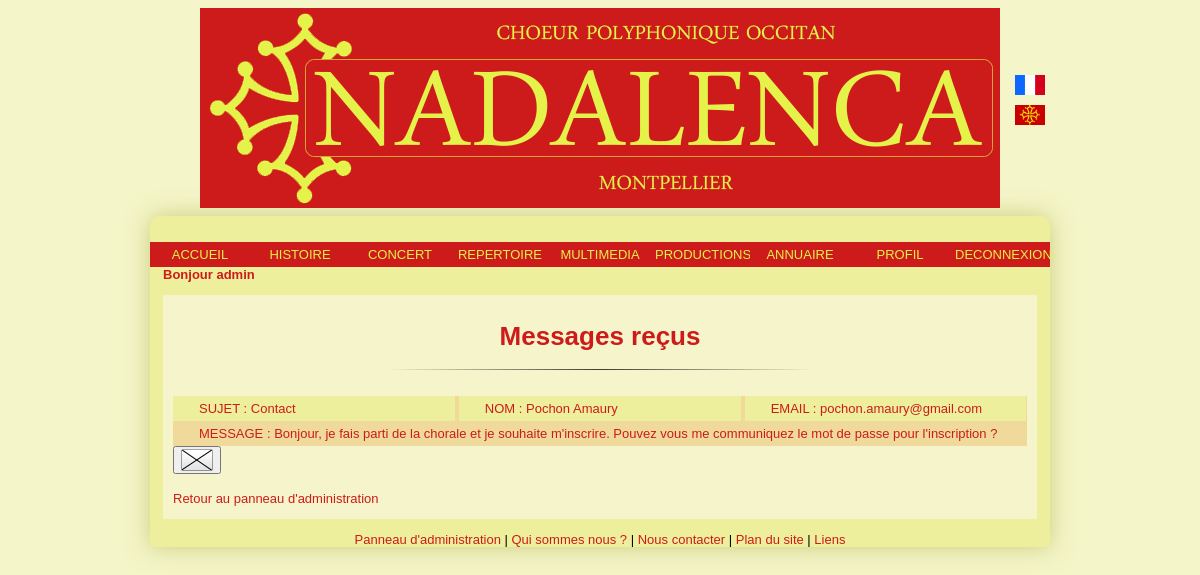
Page /Controleur/controlMessagesrecus.php (signed in) on the earlier database version.
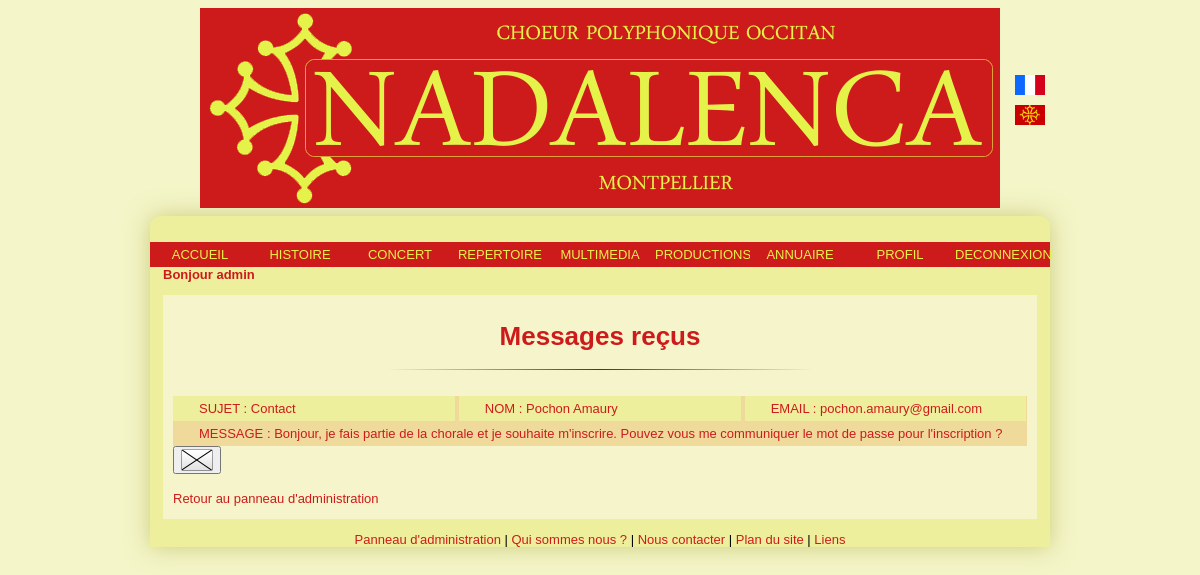
Same page on the later database version.
### tables this page shows
CREATE TABLE IF NOT EXISTS `utilisateur` (
  `id` int(11) NOT NULL AUTO_INCREMENT,
  `nom` varchar(255) NOT NULL,
  `prenom` varchar(255) NOT NULL,
  `email` varchar(255) NOT NULL,
  `mdp` varchar(255) NOT NULL,
  `statut` varchar(255) NOT NULL,
  `admin` tinyint(1) NOT NULL,
  `adresseP` varchar(255) NOT NULL,
  `codeP` varchar(255) NOT NULL,
  `ville` varchar(255) NOT NULL,
  `numtelF` varchar(14) NOT NULL,
  `numtelM` varchar(14) NOT NULL,
  `voix` varchar(255) NOT NULL,
  PRIMARY KEY (`id`),
  UNIQUE KEY `id` (`id`)
);

CREATE TABLE IF NOT EXISTS `message` (
  `idM` int(11) NOT NULL AUTO_INCREMENT,
  `nomM` varchar(255) NOT NULL,
  `prenomM` varchar(255) NOT NULL,
  `emailM` varchar(255) NOT NULL,
  `sujetM` varchar(255) NOT NULL,
  `messageM` varchar(255) NOT NULL,
  `dateM` varchar(30) NOT NULL,
  PRIMARY KEY (`idM`)
);

### Modele/Utilisateur.php (called while the page is built, shortened)
<?php
class Utilisateur
{
	private $prenom;
	public function getPrenom()
	{
		return $this->prenom;
	}
	public function __construct ($id, $nom, $prenom, $email, $mdp, $statut, $admin, $adresseP, $codeP, $ville, $numtelF, $numtelM, $voix)
	{
		$this->prenom = $prenom;
	}
	public static function getUtilisateurByEmail($email)
	{
		$req = "SELECT * FROM utilisateur WHERE email='$email'";
		$res = mysql_query($req) or die ("Erreur insertion : Classe Utilisateur / Fonction getUtilisateurByEmail ");
		$tuple = mysql_fetch_array($res);
		return new Utilisateur($tuple['id'], $tuple['nom'], $tuple['prenom'], $email, $tuple['mdp'], $tuple['statut'], $tuple['admin'], $tuple['adresseP'], $tuple['codeP'], $tuple['ville'], $tuple['numtelF'], $tuple['numtelM'], $tuple['voix']);
	}
}
?>

### Vue/viewMessagesrecus2.php (the view)
<h1>Messages reçus</h1>
<hr />
<?php
include("../Modele/Message.php");
	while ($tuple = mysql_fetch_array($res))
	{
$i = $tuple['idM'];?>
		<div class="container_message">
			<div class="gauche_message">
				<p>SUJET : <?php echo "$tuple[sujetM]"; ?></p>
			</div>
			<div class="milieu_message">
				<p>NOM : <?php echo "$tuple[nomM] $tuple[prenomM]"; ?></p>
			</div>
			<div class="droite_message">
				<p>EMAIL : <?php echo "$tuple[emailM]"; ?></p>
			</div>
			<div class="dessous_message">
				<p>MESSAGE : <?php echo "$tuple[messageM]"; ?></p>
			</div>
			<div class="suppr_message">
			<?php echo "<td><button type=" . " \"button\" " . "onclick= \"verif($i)\" " . "><img src='../Images/remove.png'  alt='Image Suppression Message'/>
        </button></td></tr>";?>
			</div>
		</div>
		<br/>
<?php
	}
		?>
	<br />
	<a href="../Controleur/controlAdministrateur.php">Retour au panneau d'administration</a>

### Controleur/controlMessagesrecus.php (shortened to what this page needs)
<!DOCTYPE html>
<html>
	<head>
		<link rel="stylesheet" href="../style.css" />
</head>
<?php
	include("./menu.php");
	$req="SELECT * from message order by dateM ASC ";
	$res =mysql_query($req);
	if(isset($_SESSION['login']) && isset($_SESSION['admin']) && $_SESSION['admin'] != 0)
	{
		include("../Vue/viewMessagesrecus2.php");
	}
	else
	{
		include("../Vue/viewErrorCoAdmin.php");
	}
	include("./footer.php");
?>

### Controleur/menu.php (shortened to what this page needs)
	<body>
	<div id="page">
		<div id="banniere">
			<img src="../Images/banniere_nada.png" alt="banniere" title="Association Polyphonique Nadalenca de Montpellier"/>
			<ul id="drapeau">
				<li><a href="./controlAccueil.php"><img src="../Images/drapfr.png" title="Site de l'Association Nadalenca en français" alt="drapeau_fr"/></a></li>
				<li><a href="#"><img src="../Images/drapoc.png" title="Site de l'Association Nadalenca en occitan" alt="occitan_fr"/></a></li>
			</ul>
		</div>
		<div id="corps">
<?php
	include("../Modele/Utilisateur.php");
	if(isset($_SESSION['login']))
	{
		$email = $_SESSION['login'];
		$profil = Utilisateur::getUtilisateurByEmail($email);
		?>
				<ul id="menu_mem">
					<li><a href="./controlAccueil.php">ACCUEIL</a></li>
					<li><a href="./controlHistoire.php">HISTOIRE</a></li>
					<li><a href="./controlConcert.php">CONCERT</a></li>
					<li><a href="./controlRepertoire.php">REPERTOIRE</a></li>
					<li><a>MULTIMEDIA</a>
						</li>
					<li><a href="./controlProduction.php">PRODUCTIONS</a></li>
					<li><a href="./controlAnnuaire.php">ANNUAIRE</a></li>
					<li><a href="./controlProfil.php">PROFIL</a></li>
					<li><a href="./deconnexion.php">DECONNEXION</a></li>
				</ul>
				<h4>Bonjour <?php echo ($profil->getPrenom());?></h4>
			<div id="contenu">
<?php
}
?>

### Controleur/footer.php (shortened to what this page needs)
			</div>
<?php
			if(isset($_SESSION['admin']) && $_SESSION['admin'] != 0)
			{?>
				<ul id="footer_admin">
					<li><a href="./controlAdministrateur.php">Panneau d'administration</a> |
					<li><a href="./controlQuisommesnous.php">Qui sommes nous ?</a></li> |
					<li><a href="./controlContact.php">Nous contacter</a></li> |
					<li><a href="./controlPlandusite.php">Plan du site</a></li> |
					<li><a href="controlLiens.php">Liens</a></li>
				</ul>
	<?php 	}?>
		</div>
	</body>
</html>

### style.css (style rules this page uses)
html { text-align: justify; font-family: sans-serif; font-size: small; background-color: #f4f5c8; }
#drapeau { list-style-type: none; margin-left: 63em; margin-top: -11em; background-attachment:fixed; }
#drapeau li { padding-top: 10px; }
#drapeau img { width: 30px; height: 20px; }
#page { width: 900px; height: 100%; margin: auto; }
#banniere { width: 100%; height: 100%; text-align: center; }
img { display: block; margin: 0; margin-right: auto; margin-left: auto; }
#menu_mem { width: 100%; list-style-type: none; margin: 0; margin-top: -3em; padding: 0; text-align: center; }
#menu_mem li { float: left; width: 100px; }
#menu_mem li a { display:block; color:#e5f24a; background-color:#cd1b1b; margin:0; padding:5px 5px; border:0; text-decoration:none; }
#menu_mem li a:link, #menu_mem li a:visited { display:block; color:#e5f24a; background-color:#cd1b1b; margin:0; padding:5px 5px; border:0; text-decoration:none; }
#corps { width:100%; height:100%; margin-top:7em; border-radius: 10px 10px 0 0; background-color:#edef9c; box-shadow:0px 0px 23px #cacc7b; padding-top:5em; }
#contenu { background-color: #f6f4ca; margin-right: 1em; margin-left: 1em; padding-left: 10px; padding-right: 10px; padding-bottom: 1em; }
#contenu p { text-indent: 2em; }
h1 { text-align: center; margin-top: 2em; padding-top: 1em; color: #cd1b1b; }
h4 { margin: 0; margin-left: 1em; margin-bottom:-4em; color: #cd1b1b; }
hr { width: 50%; border: 0; height: 1px; background-image: -webkit-linear-gradient(left, rgba(0,0,0,0), rgba(0,0,0,0.75), rgba(0,0,0,0)); background-image: -moz-linear-gradient(left, rgba(0,0,0,0), rgba(0,0,0,0.75), rgba(0,0,0,0)); background-image: -ms-linear-gradient(left, rgba(0,0,0,0), rgba(0,0,0,0.75), rgba(0,0,0,0)); background-image: -o-linear-gradient(left, rgba(0,0,0,0), rgba(0,0,0,0.75), rgba(0,0,0,0)); }
a:link, a:visited { text-decoration: none; color: #cd1b1b; }
h4 { margin: 0; margin-left: 1em; margin-bottom:-3em; color: #cd1b1b; }
.gauche_message, .milieu_message, .droite_message { float: left; }
.gauche_message { width:33%; background-color:#edef9c; color: #cd1b1b; }
.gauche_message p { text-indent: 1em; margin: 5px 0 5px 0; }
.milieu_message { width:33%; background-color:#edef9c; color: #cd1b1b; margin-left: 4px; }
.milieu_message p { text-indent: 1em; margin: 5px 0 5px 0; }
.droite_message { width:33%; background-color:#edef9c; color: #cd1b1b; margin-left: 4px; }
.droite_message p { text-indent: 1em; margin: 5px 0 5px 0; }
.dessous_message { width:100%; background-color:#efda9c; color: #cd1b1b; }
.dessous_message p { text-indent: 1em; margin: 2em 0 0 0; padding-top: 30px; padding-bottom: 5px; }
.suppr_message { width: 33%; color: white; margin-bottom: -1em; padding-bottom: -1em; }
#footer_admin { width: 100%; list-style-type: none; text-align: center; margin-bottom: 1em; padding:0; }
#footer_admin li { display: inline; width: 150px; }
#footer_admin li a:link, #footer_admin li a:visited { text-decoration: none; color:#cd1b1b; }

Differences in the rows shown:
changed message "Contact": messageM "Bonjour, je fais parti de la chorale et je souhaite m'inscrire. Pouvez vous me communiquez le mot de passe pour l'inscription ?" → "Bonjour, je fais partie de la chorale et je souhaite m'inscrire. Pouvez vous me communiquer le mot de passe pour l'inscription ?"
